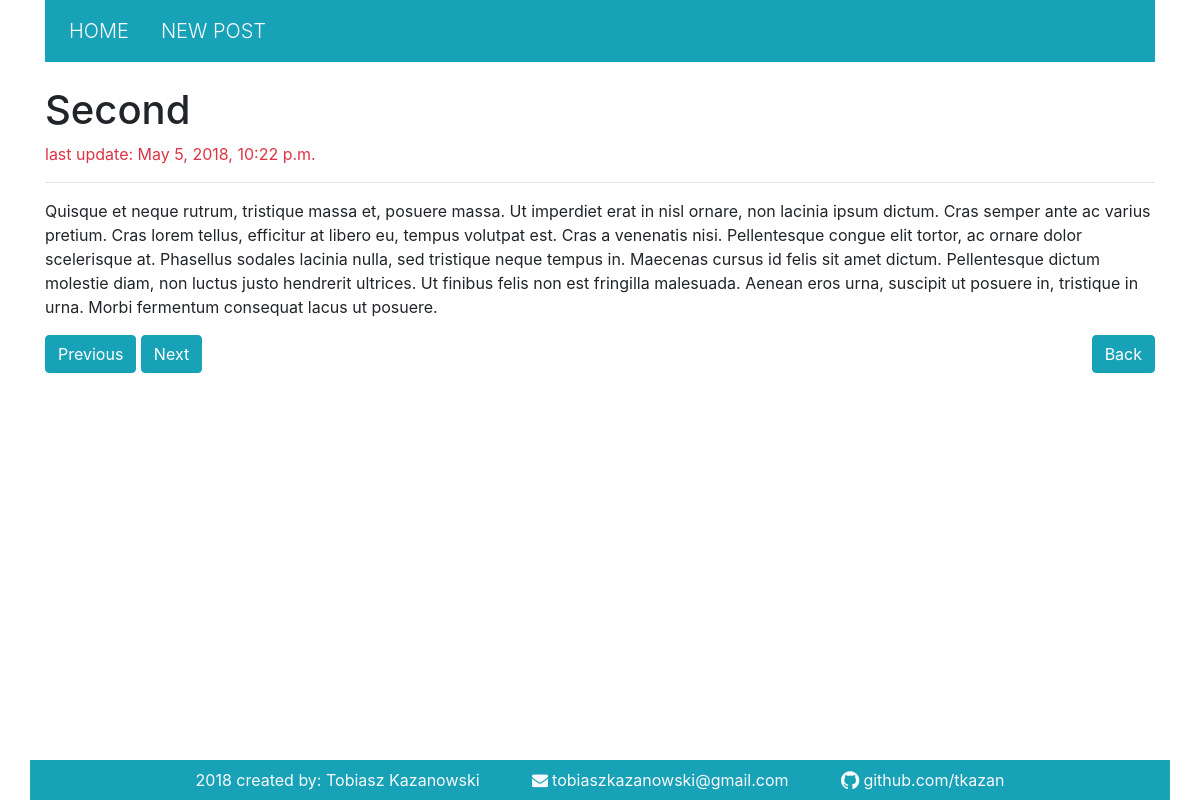
Screenshot of /post/2 with the database file from the repository.
### BlogApp/models.py (models this page shows, shortened)
class Post(models.Model):
    title = models.CharField(max_length=128)
    description = models.TextField()
    created_at = models.DateTimeField(auto_now_add=True)
    updated_at = models.DateTimeField(auto_now=True)

### BlogApp/views.py (the view)
# urls.py: url(r'^post/(?P<id>(\d)+)$', show_post, name='post'),
def show_post(request, id):
    post = get_object_or_404(Post, pk=id)
    ctx = {
        "post": post,
    }
    return render(request, 'post.html', ctx)

### BlogApp/templates/post.html (shortened to what this page needs)
{% extends 'base.html'%}
{% block content %}
    <h1>{{ post.title }}</h1>
    <p class="text-danger">last update: {{ post.updated_at }}</p>
    <hr>
    <p>{{ post.description|safe|linebreaks }}</p>
    <div class="float-left">
        {% if post.get_previous_by_created_at.id %}
        <a href="{% url 'post' post.get_previous_by_created_at.id %}"><button class="btn btn-info">Previous</button></a>
        {% else %}
        <button class="btn btn-danger">Last</button>
        {% endif %}
        {% if post.get_next_by_created_at.id %}
        <a href="{% url 'post' post.get_next_by_created_at.id %}"><button class="btn btn-info">Next</button></a>
        {% else %}
        <button class="btn btn-danger">Last</button>
        {% endif %}
    </div>
    <a href="{% url 'home' %}"><button class="btn btn-info float-right">Back</button></a>
{% endblock %}

### rows the page displays
Post: title "Second", updated_at "May 5, 2018, 10:22 p.m.", description "Quisque et neque rutrum, tristique massa et, posuere massa. Ut imperdiet erat in nisl ornare, non lacinia ipsum dictum. Cras semper ante ac varius pretium. Cras lorem tellus, efficitur at libero eu, tempus volutpat est. Cras a venenatis nisi. Pellentesque congue elit tortor, ac ornare dolor scelerisque at. Phasellus sodales lacinia nulla, sed tristique neque tempus in. Maecenas cursus id felis sit amet dictum. Pellentesque dictum molestie diam, non luctus justo hendrerit ultrices. Ut finibus felis non est fringilla malesuada. Aenean eros urna, suscipit ut posuere in, tristique in urna. Morbi fermentum consequat lacus ut posuere."
